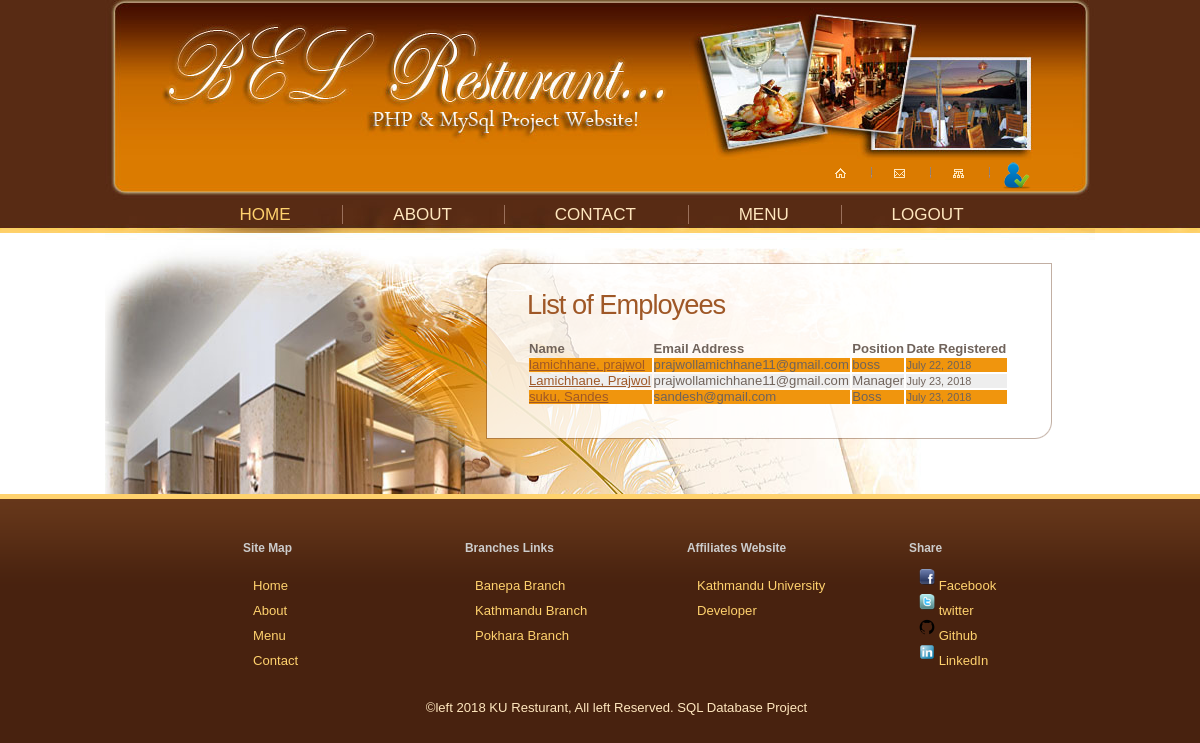
The app's page /res3/employees.php (signed in) with its own data.
### tables this page shows
CREATE TABLE `employees` (
  `employee_id` int(8) UNSIGNED NOT NULL,
  `first_name` varchar(30) DEFAULT NULL,
  `last_name` varchar(30) DEFAULT NULL,
  `email` varchar(50) DEFAULT NULL,
  `pass` char(40) DEFAULT NULL,
  `title` varchar(40) DEFAULT NULL,
  `date_created` datetime NOT NULL
);

### res3/employees.php (the view, shortened to what this page needs)
<?php
include ('includes/header.php');
echo '<div id="content">
      <div class="container">
         <div class="inside">
            <div class="box alt">
            	<div class="left-top-corner">
               	<div class="right-top-corner">
                  	<div class="border-top"></div>
                  </div>
               </div>
               <div class="border-left">
               	<div class="border-right">
                  	<div class="inner">
                     	<div class="wrapper">
<h3>List of Employees</h3>';
require_once ('./mysqli_connect.php');
$display = 5;
if (isset($_GET['s']) && is_numeric($_GET['s'])) {
	$start = $_GET['s'];
	echo"$start";
} else {
	$start = 0;
}
$q = "SELECT CONCAT (last_name, ', ', first_name) AS name, email, pass, title, DATE_FORMAT(date_created,'%M %d, %Y') AS dr, employee_id FROM employees ORDER BY date_Created ASC LIMIT $start, $display";
$r = @mysqli_query ($dbc, $q);
echo '<table align="center" cellspacing="2" cellpadding="10" width="100%">
<tr>
	<td align="left"><b>Name</b></td>
	<td align="left"><b>Email Address</b></td>
	<td align="left"><b>Position</b></td>
	<td align="left"><b>Date Registered</b></td>
	</tr>
';
$bg = '#eeeeee';
while ($row = mysqli_fetch_array($r, MYSQLI_ASSOC)) {
	$bg = ($bg=='#eeeeee' ? '#F0950D' : '#eeeeee');
	echo '<tr bgcolor="' . $bg . '">
		<td align="left"><a href="employee_show.php?id=' . $row['employee_id'] . '">' . $row['name'] .' </td>
		<td align="left">' . $row['email'] . ' </td>
		<td align="left">' . $row['title'] . '</a></td>
		<td align="left"><small>' . $row['dr'] . '</small></td>
		<td align="left"></td> ';
}
echo '</table>';
echo '                        	<dl class="special fright">
                           	</div>
                     </div>
                  </div>
               </div>
               <div class="left-bot-corner">
               	<div class="right-bot-corner">
                  	<div class="border-bot"></div>
                  </div>
               </div>
            </div>
 </div>
      </div>
   </div>
';
include ('includes/footer.php');
?>

### res3/css/main.css (style rules this page uses)
* { margin:0; padding:0; }
html, body { height:100%; }
html { min-width:990px; }
body { background:url(./images/top-tail.jpg) center top repeat-x #48220f; font-family:Tahoma, Geneva, sans-serif; font-size:100%; line-height:.875em; color:#70635b; }
#header, #content, #footer { font-size:0.82em; position:relative; }
.wrapper { width:100%; overflow:hidden; }
.container { width:990px; margin:0 auto; }
a { color:#9f5827; outline:none; }
h3 { font-family:Verdana, Geneva, sans-serif; font-size:2.08em; line-height:1em; font-weight:normal; letter-spacing:-1px; color:#9f5827; margin-bottom:22px; }
.box { width:100%; }
.box.alt { margin-bottom:15px; }
.box .left-top-corner { background:url(./images/left-top-corner.png) no-repeat left top; padding-left:18px; }
.box .right-top-corner { background:url(./images/right-top-corner.png) no-repeat right top; padding-right:1px; }
.box .border-top { background:url(./images/border-top.png) left top repeat-x; height:18px; overflow:hidden; font-size:0; line-height:0; }
.box .border-left { background:url(./images/border-side.png) left top repeat-y; padding-left:1px; }
.box .border-right { background:url(./images/border-side.png) right top repeat-y; padding-right:1px; }
.box .left-bot-corner { background:url(./images/left-bot-corner.png) no-repeat left top; padding-left:1px; }
.box .right-bot-corner { background:url(./images/right-bot-corner.png) no-repeat right top; padding-right:18px; }
.box .border-bot { background:url(./images/border-bot.png) left top repeat-x; height:18px; overflow:hidden; font-size:0; line-height:0; }
.box .inner { padding:10px 40px 15px 40px; background:url(./images/box-bg.png) left top; }
#content { background:url(./images/content-bg.jpg) no-repeat center -1px #fff; width:100%; }
#content .inside { padding:30px 43px 40px 381px; }

### records on screen
employees: name "lamichhane, prajwol", email "prajwollamichhane11@gmail.com", title "boss", dr "July 22, 2018"
employees: name "Lamichhane, Prajwol", email "prajwollamichhane11@gmail.com", title "Manager", dr "July 23, 2018"
employees: name "suku, Sandes", email "sandesh@gmail.com", title "Boss", dr "July 23, 2018"
